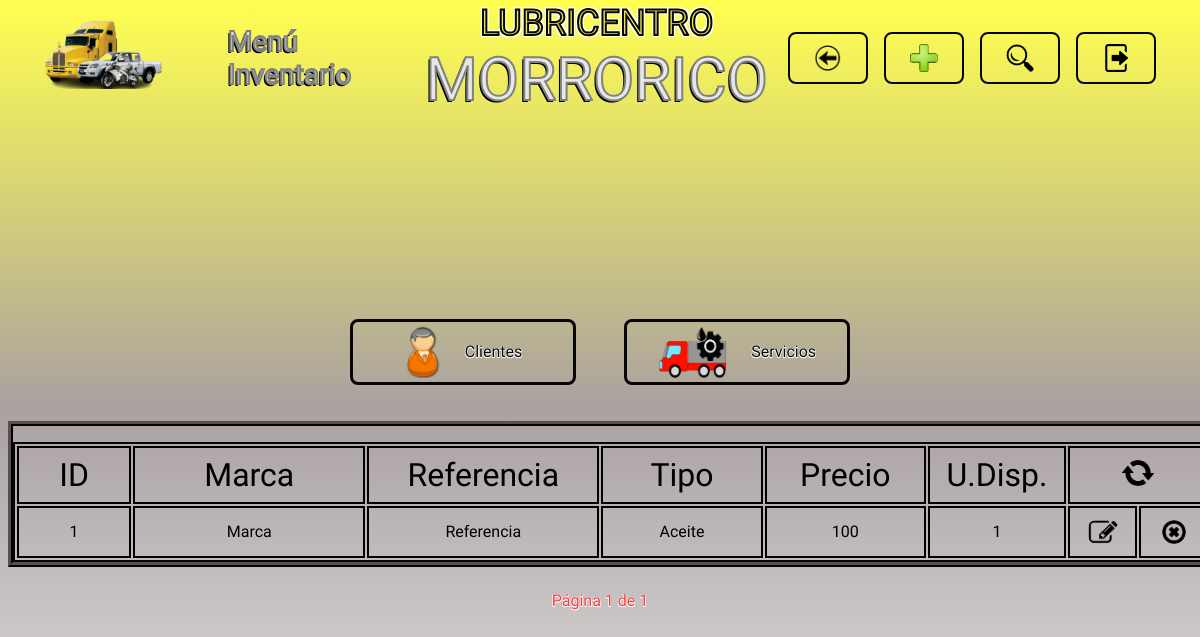
Screenshot of /inventario/ (signed in) with the database file from the repository.
### inventario/models.py (models this page shows)
class Producto(models.Model):
    marca = models.CharField(max_length=60,null=False, blank=False)
    referencia = models.CharField(max_length=40, null=False, blank=False)
    tipo_producto = models.ForeignKey(TipoProducto, on_delete=models.PROTECT)
    precio = models.IntegerField(null=False, blank=False)
    unidades_disponibles = models.IntegerField(null=False, blank=False)

class TipoProducto(models.Model):
    tipo = models.CharField(max_length=40, null=False, blank=False)

### inventario/views.py (the view)
# urls.py: path('inventario/', include('inventario.urls')),
@login_required
def inventario(request, productos=None, registrado=False, eliminado=False, actualizado=False, sin_coincidencias=False, campo=None, buscar=None, name_url="inventario"):
    if productos is None:
        productos = Producto.objects.all()
    paginator = Paginator(productos, 20)
    numero_pagina = request.GET.get('pagina')
    try:
        pagina = paginator.page(numero_pagina)
    except PageNotAnInteger:
        pagina = paginator.page(1)
    except EmptyPage:
        pagina = paginator.page(paginator.num_pages)
    tipos_productos = TipoProducto.objects.all()
    lista_tipos_productos = list(TipoProducto.objects.values())
    return render(request, 'inventario.html', {
        "registrado": registrado,
        "eliminado": eliminado,
        "actualizado": actualizado,
        "sin_coincidencias": sin_coincidencias,
        "buscar": buscar,
        "campo": campo,
        "pagina": pagina,
        "name_url": name_url,
        "tipos_productos": tipos_productos,
        "lista_tipos_productos": lista_tipos_productos,
    })

### templates/inventario.html (shortened to what this page needs)
{% extends "layouts/base.html" %}
{% load static %}
{% block nombre_seccion %}
<p class="header__titulo letra_blanca">Menú Inventario</p>
{% endblock nombre_seccion %}
{% block boton_volver %}
<li>
    <a href="{% url "menu_opciones" %}" class="header__boton header__volver">
        <img src="{% static "images/logo_volver.png" %}" alt="volver" class="header__logo_boton">
    </a>
</li>
{% endblock boton_volver %}
{% block boton_registrar %}
<li>
    {% include "layouts/partials/boton_registrar.html" %}
</li>
{% endblock boton_registrar %}
{% block boton_buscar %}
<li>
    {% include "layouts/partials/boton_buscar.html" %}
</li>
{% endblock boton_buscar %}
{% block boton_cerrar_sesion %}
    {% include "layouts/partials/boton_cerrar_sesion.html" %}
{% endblock boton_cerrar_sesion %}
{% block cuerpo_seccion %}
<div class="contenedor tabla_registros">
    <table class="tabla_registros__tabla">
        <tr class="celdas_encabezado">
            <th class="celda tabla_registros__celda_id">ID</th>
            <th class="celda tabla_registros__celda_marca">Marca</th>
            <th class="celda tabla_registros__celda_referencia">Referencia</th>
            <th class="celda tabla_registros__celda_tipo">Tipo</th>
            <th class="celda tabla_registros__celda_precio">Precio</th>
            <th class="celda tabla_registros__celda_unidades_disponibles">U.Disp.</th>
            <th colspan="2" class="celda tabla_registros__celda_recargar"><a href="{% url "inventario" %}"><img src="{% static "images/logo_recargar.png" %}" alt="recargar" class="tabla_registros__recargar"></a></th>
        </tr>
        {% for producto in pagina.object_list %}
        <tr class="celdas_datos">
            <td class="celda tabla_registros__celda_id">{{ producto.id }}</td>
            <td class="celda tabla_registros__celda_marca">{{ producto.marca }}</td>
            <td class="celda tabla_registros__celda_referencia">{{ producto.referencia }}</td>
            <td class="celda tabla_registros__celda_tipo">{{ producto.tipo_producto.tipo }}</td>
            <td class="celda tabla_registros__celda_precio">{{ producto.precio }}</td>
            <td class="celda tabla_registros__celda_unidades_disponibles">{{ producto.unidades_disponibles }}</td>
            <td class="celda tabla_registros__celda_editar"><a href="#" data-registro-id={{ producto.id }} data-app-registro="inventario" class="tabla_registros__boton boton_editar"><img src="{% static "images/logo_editar.png" %}" alt="editar" class="tabla_registros__logo_boton tabla_registros__editar"></a></td>
            <td class="celda tabla_registros__celda_eliminar"><a href="#" data-url= {% url "eliminar_producto" producto.id %} data-mensaje= "producto tipo {{ producto.tipo_producto }} de referencia {{ producto.referencia }} con ID {{ producto.id }}" class="tabla_registros__boton boton_eliminar"><img src="{% static "images/logo_eliminar.png" %}" alt="eliminar" class="tabla_registros__logo_boton tabla_registros__eliminar"></a></td>
        </tr>
        {% endfor %}
    </table>
</div>
{% endblock cuerpo_seccion %}
{% block paginacion %}
{% include "layouts/partials/paginacion.html" %}
{% endblock paginacion %}

### templates/layouts/base.html (shortened to what this page needs)
{% load static %}
<!DOCTYPE html>
<html lang="en">
<head>
    <link rel="stylesheet" href="https://cdn.jsdelivr.net/npm/bootstrap-icons@1.11.3/font/bootstrap-icons.min.css">
    <link rel="stylesheet" href="{% static "styles.css" %}">
</head>
<body>
    {% block header %}
    <header>
        <div class="contenedor header" >
            <div class="header__bloque_logo_y_seccion">
                {% include "layouts/partials/logo.html" %}
                {% block nombre_seccion %}{% endblock nombre_seccion %}
            </div>
                {% block titulo_en_encabezado %}
                {% include "layouts/partials/titulo.html" %}
                {% endblock titulo_en_encabezado %}
            <nav>
                <ul class="header__menu">
            {% block boton_volver %}{% endblock boton_volver %}
            {% block boton_registrar %}{% endblock boton_registrar %}
            {% block boton_buscar %}{% endblock boton_buscar %}
            {% block boton_cerrar_sesion %}{% endblock boton_cerrar_sesion %}
                </ul>
            </nav>
        </div>
    </header>
    {% endblock header %}
    <main>
        <section class="contenedor seccion_principal">
            {% block navegacion_secciones %}
            {% include "layouts/partials/navegacion_secciones.html" %}
            {% endblock navegacion_secciones %}
            {% block cuerpo_seccion %}{% endblock cuerpo_seccion %}
            {% block paginacion %}{% endblock paginacion %}
        </section>
    </main>
</body>
</html>

### templates/layouts/partials/logo.html
{% load static %}
<a href="{% url "menu_opciones" %}">
    <img src="{% static "images/logo_lubricentro.png" %}" alt="logo" class="header__logo">
</a>

### templates/layouts/partials/titulo.html
<div class="contenedor">
    <h1 class="titulo">
        <span class="titulo__texto_pequeño letra_amarilla">LUBRICENTRO</span>
        <span class="titulo__texto_grande letra_blanca">MORRORICO</span>
    </h1>
</div>

### templates/layouts/partials/boton_registrar.html
{% load static %}
<a href="#" id="boton_registrar" class="header__boton header__registrar">
    <img src="{% static "images/logo_mas.png" %}" alt="registrar" class="header__logo_boton">
</a>

### templates/layouts/partials/boton_buscar.html
{% load static %}
<a href="#" id="boton_buscar" class="header__boton header__buscar">
    <img src="{% static "images/logo_buscar.png" %}" alt="buscar" class="header__logo_boton">
</a>

### templates/forms/form_buscar_productos.html (shortened to what this page needs)
{% load static %}

### templates/layouts/partials/boton_cerrar_sesion.html
{% load static %}
<li>
    <a href="{% url "cerrar_sesion" %}" class="header__boton header__cerrar_sesion">
        <img src="{% static "images/logo_cerrar_sesion.png" %}" alt="cerrar sesion" class="header__logo_boton">
    </a>
</li>

### templates/layouts/partials/navegacion_secciones.html (shortened to what this page needs)
{% load static %}
<nav class="navegacion_secciones">
    {% if name_url != "clientes" %}
    <a href="{% url 'clientes' %}" class="navegacion_secciones__opcion letra_negra">
        <figure class="navegacion_secciones__tarjeta">
            <img src="{% static "images/logo_cliente.png" %}" alt="clientes" class="navegacion_secciones__logo_cliente">
            <figcaption>
                <p>Clientes</p>
            </figcaption>
        </figure>
    </a>
    {% endif %}
    {% if name_url != "servicios" %}
    <a href="{% url 'servicios' %}" class="navegacion_secciones__opcion letra_negra">
        <figure class="navegacion_secciones__tarjeta">
            <img src="{% static "images/logo_servicios.png" %}" alt="servicios" class="navegacion_secciones__logo_servicios">
            <figcaption>
                <p>Servicios</p>
            </figcaption>
        </figure>
    </a>
    {% endif %}
</nav>

### templates/forms/form_registrar_productos.html (shortened to what this page needs)
{% load static %}

### templates/forms/form_editar_productos.html (shortened to what this page needs)
{% load static %}

### templates/layouts/partials/paginacion.html (shortened to what this page needs)
<div class="paginacion">
    <span class="current letra_roja">Página {{ pagina.number }} de {{ pagina.paginator.num_pages }}</span>
</div>

### static/styles.css (style rules this page uses)
:root { --amarillo: rgb(235, 235, 58); --blanco: rgb(231, 231, 231); --rojo: rgb(243, 63, 63); --gris: rgb(150, 150, 150); --negro: rgb(7, 6, 6); --rojo-gris: linear-gradient(to bottom, rgb(245, 26, 26), rgb(243, 63, 63), rgb(170, 161, 161), rgb(231, 231, 231)); --gris-descendiente: linear-gradient(to bottom,rgb(255, 255, 80), rgb(170, 161, 161), rgb(231, 231, 231)); --max-width: 1400px; --header-heigth: 100px; --input-disabled: rgb(231, 231, 231, 0.7); }
* { font-family: "Lilita One", sans-serif; font-weight: 400; font-style: normal; }
body { background: var(--gris-descendiente); background-repeat: no-repeat; min-height: 100vh; background-size: cover; }
.contenedor { max-width: var(--max-width); margin: 0 auto; }
.titulo { display: flex; flex-direction: column; text-align: center; }
.titulo__texto_pequeño { font-size: 36px; }
.titulo__texto_grande { font-size: 60px; }
.letra_amarilla { color: var(--amarillo); -webkit-text-stroke: 2px var(--negro); text-shadow: -2px -2px 0 white, 2px -2px 0 white, -2px 2px 0 white, 2px 2px 0 white; }
.letra_blanca { color: var(--blanco); -webkit-text-stroke: 2px gray; text-shadow: -2px 2px 0 black; }
.letra_negra { color: var(--negro); text-shadow: -0.5px -0.5px 0 white, 0.5px -0.5px 0 white, -0.5px 0.5px 0 white, 0.5px 0.5px 0 white; }
.letra_roja { color: var(--rojo); text-shadow: -0.5px -0.5px 0 white, 0.5px -0.5px 0 white, -0.5px 0.5px 0 white, 0.5px 0.5px 0 white; }
.header { display: flex; align-items: center; font-size: 28px; height: var(--header-heigth); justify-content: space-between; }
.header__bloque_logo_y_seccion { display: flex; align-items: center; margin-left: 36px; gap: 4rem; }
.header__logo { width: 120px; }
.header__menu { list-style: none; display: flex; align-items: center; justify-content: flex-end; margin-right: 36px; gap: 1rem; width: 348px; }
.header__boton { display: flex; justify-content: center; align-items: center; height: 32px; font-size: 28px; padding: 8px 24px; border: 2px solid var(--negro); border-radius: 8px; text-decoration: none; }
.header__logo_boton { width: 28px; }
.seccion_principal { display: flex; flex-direction: column; justify-content: center; align-items: center; height: calc(100vh - var(--header-heigth)); }
.navegacion_secciones { display: flex; justify-content: center; margin: 36px auto; gap: 3rem; }
.navegacion_secciones__opcion { display: flex; justify-content: center; border: 3px solid var(--negro); border-radius: 8px; text-decoration: none; font-size: 16px; min-width: 200px; width: 220px; max-height: 60px; }
.navegacion_secciones__tarjeta { display: flex; align-items: center; gap: 1.5rem; }
.navegacion_secciones__logo_cliente { width: auto; height: 52px; }
.navegacion_secciones__logo_servicios { width: auto; height: 52px; }
.tabla_registros { display: flex; justify-content: center; overflow-x: auto; overflow-y: auto; border: 5px ridge var(--negro); }
.tabla_registros__tabla { border: 2px solid var(--negro); table-layout: fixed; margin-top: 16px; width: 1200px; }
.celdas_encabezado { font-size: 32px; border: 2px solid var(--negro); }
.tabla_registros__celda_id { width: 8%; min-width: 8%; }
.tabla_registros__celda_editar, .tabla_registros__celda_eliminar, .tabla_registros__celda_asignar { width: 5%; min-width: 5%; }
.tabla_registros__celda_marca, .tabla_registros__celda_referencia { width: 18%; min-width: 18%; }
.tabla_registros__celda_tipo, .tabla_registros__celda_precio { width: 12%; min-width: 12%; }
.tabla_registros__celda_unidades_disponibles { width: 10%; min-width: 10%; }
.celda { white-space: nowrap; overflow-x: auto; padding: 8px; border: 2px solid black; max-height: 52px; }
.celdas_datos { text-align: center; font-size: 16px; }
.tabla_registros__boton { display: inline-block; margin-top: 4px; }
.tabla_registros__logo_boton { display: block; width: 100%; margin: 0; padding: 0; height: 24px; border-radius: 8px; }
.tabla_registros__eliminar { border-radius: 16px; }
.tabla_registros__recargar { width: 32px; border-radius: 50%; }
.paginacion { margin: 24px; display: flex; gap: 1rem; }

### rows the page displays
Producto: id "1", marca "Marca", referencia "Referencia", tipo_producto.tipo "Aceite", precio "100", unidades_disponibles "1"

### other values shown
{{ pagina.number }} "1"
{{ pagina.paginator.num_pages }} "1"
